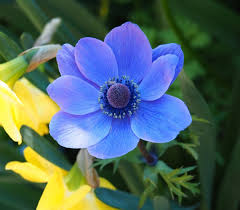
#> input picture P01/Unknown-2.jpg, 240 x 210 px
$ python useMatplotlib.py
#> lines starting #> are read from the running program, lines starting #| are printed output that depends on the picture
import matplotlib.pyplot as plt
import cv2

img_color_BGR = cv2.imread('Unknown-2.jpg')
#> img_color_BGR is the input picture: shape (210, 240, 3); mean B, G, R 98.5, 101.2, 79.7
img_color_RBG = cv2.cvtColor(img_color_BGR,cv2.COLOR_BGR2RGB)
plt.axis('off')
plt.imshow(img_color_RBG)
plt.show()

img_gray = cv2.imread('Unknown-2.jpg', cv2.IMREAD_GRAYSCALE)
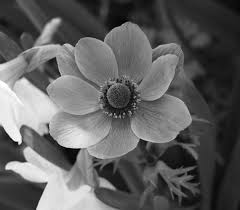
#> img_gray: shape (210, 240); min 0, max 255, mean 94.5
plt.axis('off')
plt.imshow(img_gray, cmap='gray')
plt.show()

# 두개의 이미지 한번에 출력하기
plt.subplot(121), plt.axis('off'), plt.imshow(img_color_RBG)
plt.subplot(122), plt.axis('off'), plt.imshow(img_gray,cmap='gray')
plt.show()
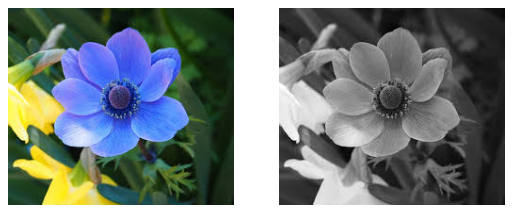
#> figure drawn by matplotlib, 2 panels
